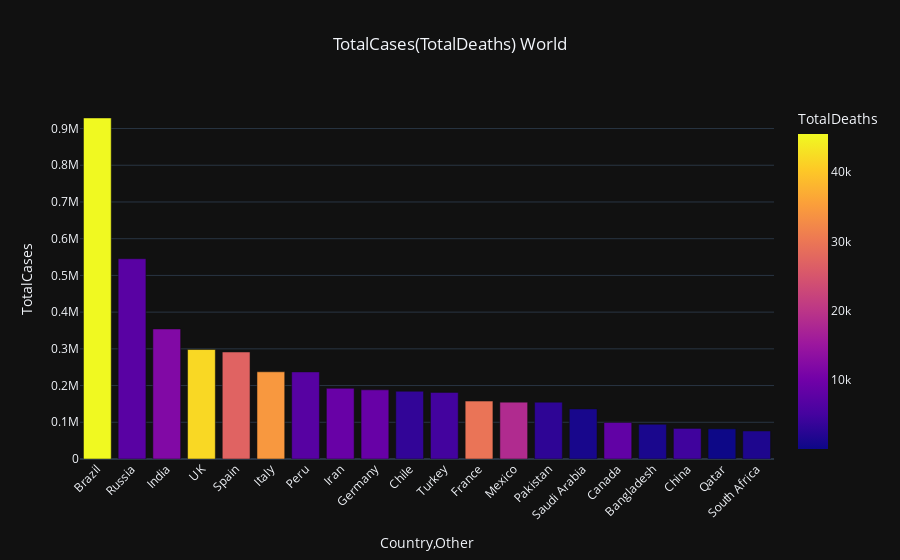

Notebook source saved alongside this figure:
### Markdown cell above
From the above visualization we can infer that although Total Cases in Tamil Nadu and Delhi is close to Gujrat, the deaths in Gujrat is significantly more<br>
Hence **Gujrat must not neglect lockdown measures and concentrate on better medical fascilities**

### Code cell
bar_chart(temp_df1.iloc[2:22, :], total_cases_world, deaths_world, 'World')

### Figure 1 — Plotly figure (JSON) as saved in the notebook; plotly's stock layout.template omitted (floating-point values rounded to 4 significant figures)
{"data": [{"alignmentgroup": "True", "hovertemplate": "Country,Other=%{x}<br>TotalCases=%{y}<br>TotalDeaths=%{marker.color}<extra></extra>", "legendgroup": "", "marker": {"color": [45456, 7284, 11921, 41969, 27136, 34405, 7056, 9065, 8910, 3383, 4842, 29547, 18310, 2975, 1052, 8213, 1262, 4634, 80, 1625], "coloraxis": "coloraxis"}, "name": "", "offsetgroup": "", "orientation": "v", "showlegend": false, "textposition": "auto", "type": "bar", "x": ["Brazil", "Russia", "India", "UK", "Spain", "Italy", "Peru", "Iran", "Germany", "Chile", "Turkey", "France", "Mexico", "Pakistan", "Saudi Arabia", "Canada", "Bangladesh", "China", "Qatar", "South Africa"], "xaxis": "x", "y": [928834, 545458, 354161, 298136, 291408, 237500, 237156, 192439, 188382, 184449, 181298, 157716, 154863, 154760, 136315, 99467, 94481, 83265, 82077, 76334], "yaxis": "y"}], "layout": {"barmode": "relative", "coloraxis": {"colorbar": {"title": {"text": "TotalDeaths"}}, "colorscale": [[0, "#0d0887"], [0.1111, "#46039f"], [0.2222, "#7201a8"], [0.3333, "#9c179e"], [0.4444, "#bd3786"], [0.5556, "#d8576b"], [0.6667, "#ed7953"], [0.7778, "#fb9f3a"], [0.8889, "#fdca26"], [1, "#f0f921"]]}, "hovermode": "x", "legend": {"tracegroupgap": 0}, "title": {"text": "TotalCases(TotalDeaths) World", "x": 0.5, "xanchor": "center"}, "xaxis": {"anchor": "y", "domain": [0, 1], "tickangle": -45, "title": {"text": "Country,Other"}}, "yaxis": {"anchor": "x", "domain": [0, 1], "title": {"text": "TotalCases"}}}}
